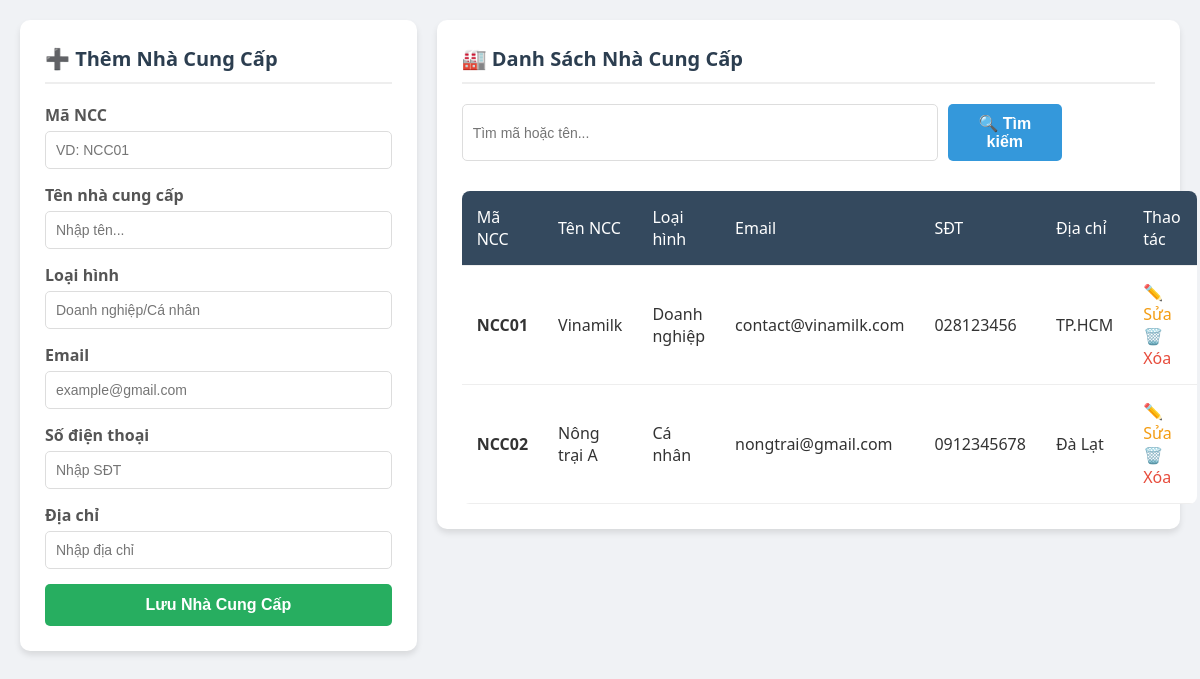
The app's page /views/nhacungcap/quanlynhacungcap.php with its own data.
### tables this page shows
CREATE TABLE nhacungcap (
    manhacungcap VARCHAR(50) PRIMARY KEY,
    tennhacungcap VARCHAR(100),
   loaihinh VARCHAR(50), 
email VARCHAR(100),
 sodienthoai VARCHAR(20),
 diachi VARCHAR(255)
);

### views/nhacungcap/quanlynhacungcap.php (the view, shortened to what this page needs)
<?php
include_once("../connectdb.php");
$txtTimKiem = "";
$sqlTimKiem = "SELECT * FROM nhacungcap WHERE manhacungcap LIKE '%$txtTimKiem%' OR tennhacungcap LIKE '%$txtTimKiem%'";
$resultTimKiem = mysqli_query($con, $sqlTimKiem);
?>
<!DOCTYPE html>
<html lang="vi">
<head>
    <link rel="stylesheet" href="../../css/sanpham.css">
</head>
<body>
    <div class="main-container">
        <div class="card left-panel">
            <h2>➕ Thêm Nhà Cung Cấp</h2>
            <form action="" method="post">
                <div class="form-group">
                    <label>Mã NCC</label>
                    <input type="text" name="txtManhacungcap" placeholder="VD: NCC01" required>
                </div>
                <div class="form-group">
                    <label>Tên nhà cung cấp</label>
                    <input type="text" name="txtTennhacungcap" placeholder="Nhập tên..." required>
                </div>
                <div class="form-group">
                    <label>Loại hình</label>
                    <input type="text" name="txtLoaihinh" placeholder="Doanh nghiệp/Cá nhân" required>
                </div>
                <div class="form-group">
                    <label>Email</label>
                    <input type="text" name="txtEmail" placeholder="example@gmail.com" required>
                </div>
                <div class="form-group">
                    <label>Số điện thoại</label>
                    <input type="text" name="txtSodienthoai" placeholder="Nhập SĐT" required>
                </div>
                <div class="form-group">
                    <label>Địa chỉ</label>
                    <input type="text" name="txtDiachi" placeholder="Nhập địa chỉ" required>
                </div>
                <button name="btnThem" class="btn btn-add">Lưu Nhà Cung Cấp</button>
            </form>
        </div>
        <div class="card right-panel">
            <h2>🏭 Danh Sách Nhà Cung Cấp</h2>
            <form action="" method="post" class="search-box">
                <input type="text" name="txtTimKiem" placeholder="Tìm mã hoặc tên..."
                    value="<?php echo $txtTimKiem; ?>">
                <button name="btnTimKiem" class="btn btn-search">🔍 Tìm kiếm</button>
            </form>
            <table>
                <thead>
                    <tr>
                        <th>Mã NCC</th>
                        <th>Tên NCC</th>
                        <th>Loại hình</th>
                        <th>Email</th>
                        <th>SĐT</th>
                        <th>Địa chỉ</th>
                        <th>Thao tác</th>
                    </tr>
                </thead>
                <tbody>
                    <?php
                    if ($resultTimKiem && mysqli_num_rows($resultTimKiem) > 0) {
                        while ($row = mysqli_fetch_assoc($resultTimKiem)) { ?>
                            <tr>
                                <td><b><?php echo $row['manhacungcap']; ?></b></td>
                                <td><?php echo $row['tennhacungcap']; ?></td>
                                <td><?php echo $row['loaihinh']; ?></td>
                                <td><?php echo $row['email']; ?></td>
                                <td><?php echo $row['sodienthoai']; ?></td>
                                <td><?php echo $row['diachi']; ?></td>
                                <td>
                                    <a href="suanhacungcap.php?manhacungcap=<?php echo $row['manhacungcap']; ?>"
                                        class="action-link edit">✏️ Sửa</a>
                                    <a href="?btnXoa=1&manhacungcap=<?php echo $row['manhacungcap']; ?>"
                                        class="action-link delete"
                                        onclick="return confirm('Bạn có chắc muốn xóa <?php echo $row['tennhacungcap']; ?>?')">🗑️
                                        Xóa</a>
                                </td>
                            </tr>
                        <?php }
                    } else {
                        echo "<tr><td colspan='7' style='text-align:center; padding: 20px; color: #888;'>Không tìm thấy dữ liệu</td></tr>";
                    }
                    ?>
                </tbody>
            </table>
        </div>
    </div>
</body>
</html>

### css/sanpham.css (style rules this page uses)
body { font-family: 'Segoe UI', sans-serif; background-color: #f0f2f5; margin: 0; padding: 20px; color: #333; }
h2 { margin-top: 0; color: #2c3e50; font-size: 20px; border-bottom: 2px solid #eee; padding-bottom: 10px; margin-bottom: 20px; }
.card { background: white; padding: 25px; border-radius: 10px; box-shadow: 0 4px 6px rgba(0, 0, 0, 0.1); }
.form-group { margin-bottom: 15px; }
label { display: block; margin-bottom: 5px; font-weight: 600; color: #555; }
input[type="text"] { width: 100%; padding: 10px; border: 1px solid #ddd; border-radius: 5px; font-size: 14px; box-sizing: border-box; transition: 0.3s; }
.btn { width: 100%; padding: 12px; border: none; border-radius: 5px; font-size: 16px; font-weight: bold; cursor: pointer; transition: 0.3s; }
.btn-add { background-color: #27ae60; color: white; }
.btn-search { background-color: #3498db; color: white; width: auto; padding: 10px 20px; }
.main-container { display: flex; gap: 20px; max-width: 1200px; margin: 0 auto; align-items: flex-start; }
.left-panel { flex: 1; max-width: 350px; position: sticky; top: 20px; }
.right-panel { flex: 2; width: 100%; }
.search-box { display: flex; gap: 10px; margin-bottom: 20px; }
table { width: 100%; border-collapse: collapse; margin-top: 10px; background: white; border-radius: 8px; overflow: hidden; }
th, td { padding: 15px; text-align: left; border-bottom: 1px solid #eee; }
th { background-color: #34495e; color: white; font-weight: 500; }
.action-link { text-decoration: none; font-weight: 500; margin-right: 10px; }
.edit { color: #f39c12; }
.delete { color: #e74c3c; }
.right-panel { min-width: 0; display: flex; flex-direction: column; }
.search-box { max-width: 600px; width: 100%; }

### records on screen
nhacungcap: manhacungcap "NCC01", tennhacungcap "Vinamilk", loaihinh "Doanh nghiệp", email "contact@vinamilk.com", sodienthoai "028123456", diachi "TP.HCM"
nhacungcap: manhacungcap "NCC02", tennhacungcap "Nông trại A", loaihinh "Cá nhân", email "nongtrai@gmail.com", sodienthoai "0912345678", diachi "Đà Lạt"
